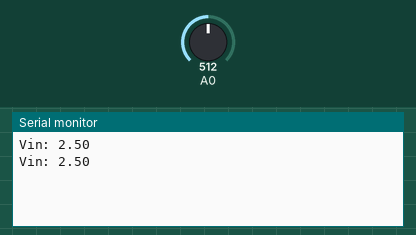
Simulated run of this sketch. Board: Arduino Uno, built with avr-gcc and run on an emulated ATmega328P. Parts: the last lines printed to the serial monitor. The inputs (shaded band) are chosen by the test bench; at power-on: A0 = 512.

Above: at 1.8 s.
1.9 s: A0 set to 716
At 2.4 s:
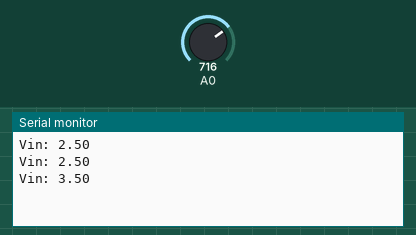
3.4 s: A0 set to 900
At 4.8 s:
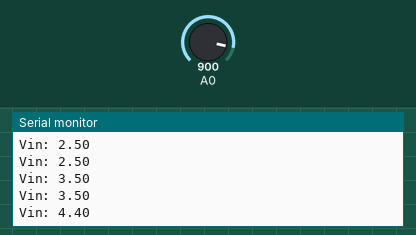
Timing chart, 0 to 6.4 s (numbered marks = the images above; inputs shaded):
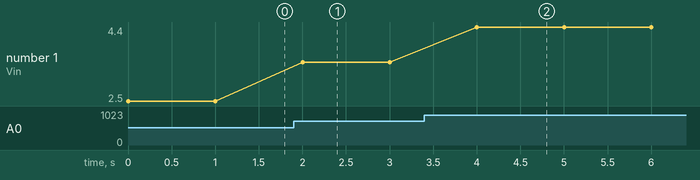

Measured:
- after the input at 1.9 s, the serial monitor: prints a new line after 0.10 s (image 1)
- after the input at 3.4 s, the serial monitor: prints a new line after 0.60 s (image 2)
- plotted number 1: 2.5 → 3.5 after the input at 1.9 s, 3.5 → 4.4 after the input at 3.4 s

The sketch:

Experimento_3.ino
```cpp
//ALUMNOS:
//Jose Antonio García Ortiz
//Darío González Martínez de Salazar

#include <Arduino.h>

void setup()
{
  Serial.begin(9600);
  pinMode(A0, INPUT);
}

void loop()
{
  int raw = analogRead(A0);
  float vin = raw*5.0/1023.0;
  Serial.println("Vin: " + String(vin));
  delay(1000); // Wait for 1000 millisecond(s)
}

//Ejercicio 3 sobre divisor de tensión LDR
```
